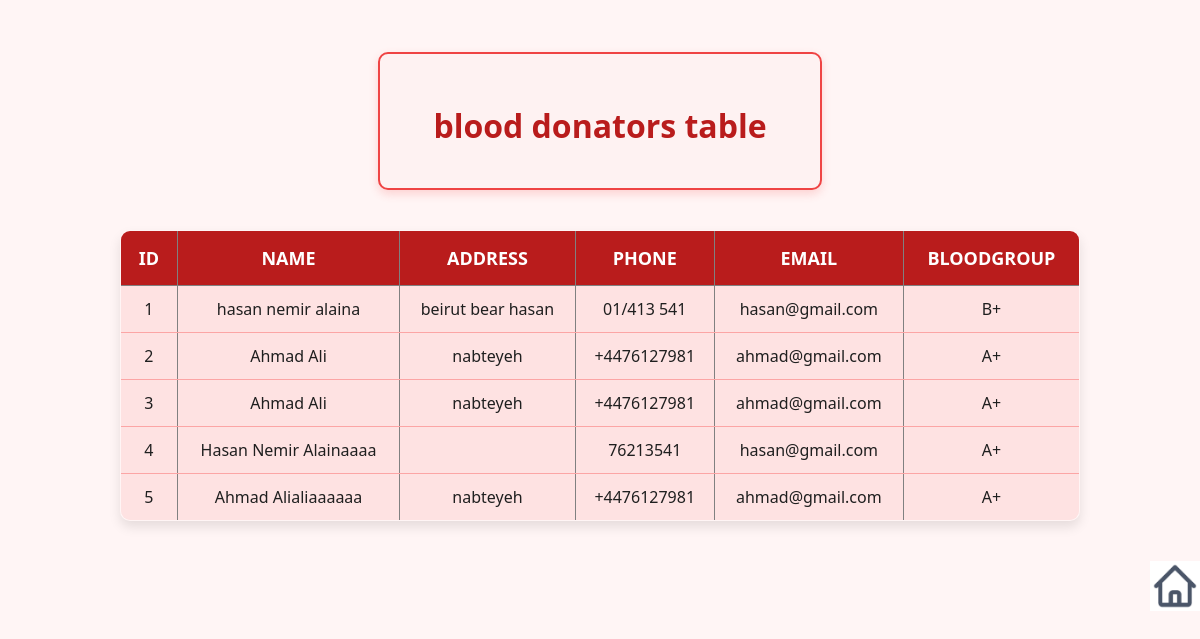
The page /get_blood_donator.php on the database its author committed.
### tables this page shows
CREATE TABLE `donate_blood` (
  `id` int(11) NOT NULL,
  `name` varchar(30) NOT NULL,
  `address` varchar(30) NOT NULL,
  `phone` varchar(30) NOT NULL,
  `email` varchar(30) NOT NULL,
  `bloodgroup` enum('A+','A-','B+','B-','AB+','AB-','O+','O-') NOT NULL
);

### get_blood_donator.php (the view, shortened to what this page needs)
<!DOCTYPE html>
<html>
<head>
	<link rel="stylesheet" type="text/css" href="get_blood_donator.css">
</head>
<body>
<?php
include("dbconnect.php");
 $get_blood_donator="select *  from donate_blood ";
$resultarray=mysqli_query($conn, $get_blood_donator);
?>
	<table border="1" align="center">
		<tr><th>id</th><th>name</th><th>address</th><th>phone</th><th>email</th><th>bloodgroup	</th></tr>
<?php
echo "<br><div><h1>blood donators table</h1></div> ";
while($row=mysqli_fetch_array($resultarray)){
echo "	<tr>
<td>".$row['id']."</td>
<td>".$row['name']."</td>
<td>".$row['address']."</td>
<td>".$row['phone']."</td>
<td>".$row['email']."</td>
<td>".$row['bloodgroup']."</td>
</tr>";
}
 ?>
	</table>
<a href="home.php"><img src="hm.png" align="right" height="50px" width="50px" id="hm"></a>
</body>
</html>

### get_blood_donator.css (style rules this page uses)
body { background-color: #fff5f5; font-family: 'Segoe UI', Tahoma, Geneva, Verdana, sans-serif; margin: 0; padding: 0; color: #1f1f1f; }
h1 { text-align: center; color: #b91c1c; margin-top: 30px; font-size: 2rem; }
table { text-align: center; width: 80%; margin: 40px auto; border-collapse: collapse; box-shadow: 0 6px 12px rgba(0, 0, 0, 0.1); overflow: hidden; border-radius: 10px; }
table th { background-color: #b91c1c; color: white; padding: 15px; font-size: 18px; text-transform: uppercase; }
table td { background-color: #fee2e2; padding: 12px; border-bottom: 1px solid #fca5a5; font-size: 16px; }
div { background-color: #fef2f2; color: #b91c1c; width: 400px; text-align: center; margin: 30px auto; padding: 20px; border-radius: 10px; border: 2px solid #ef4444; font-weight: bold; box-shadow: 0 4px 10px rgba(239, 68, 68, 0.2); }

### rows shown on the page
donate_blood: id "1", name "hasan nemir alaina", address "beirut bear hasan", phone "01/413 541", email "hasan@gmail.com", bloodgroup "B+"
donate_blood: id "2", name "Ahmad Ali", address "nabteyeh", phone "+4476127981", email "ahmad@gmail.com", bloodgroup "A+"
donate_blood: id "3", name "Ahmad Ali", address "nabteyeh", phone "+4476127981", email "ahmad@gmail.com", bloodgroup "A+"
donate_blood: id "4", name "Hasan Nemir Alainaaaa", phone "76213541", email "hasan@gmail.com", bloodgroup "A+"
donate_blood: id "5", name "Ahmad Alialiaaaaaa", address "nabteyeh", phone "+4476127981", email "ahmad@gmail.com", bloodgroup "A+"
